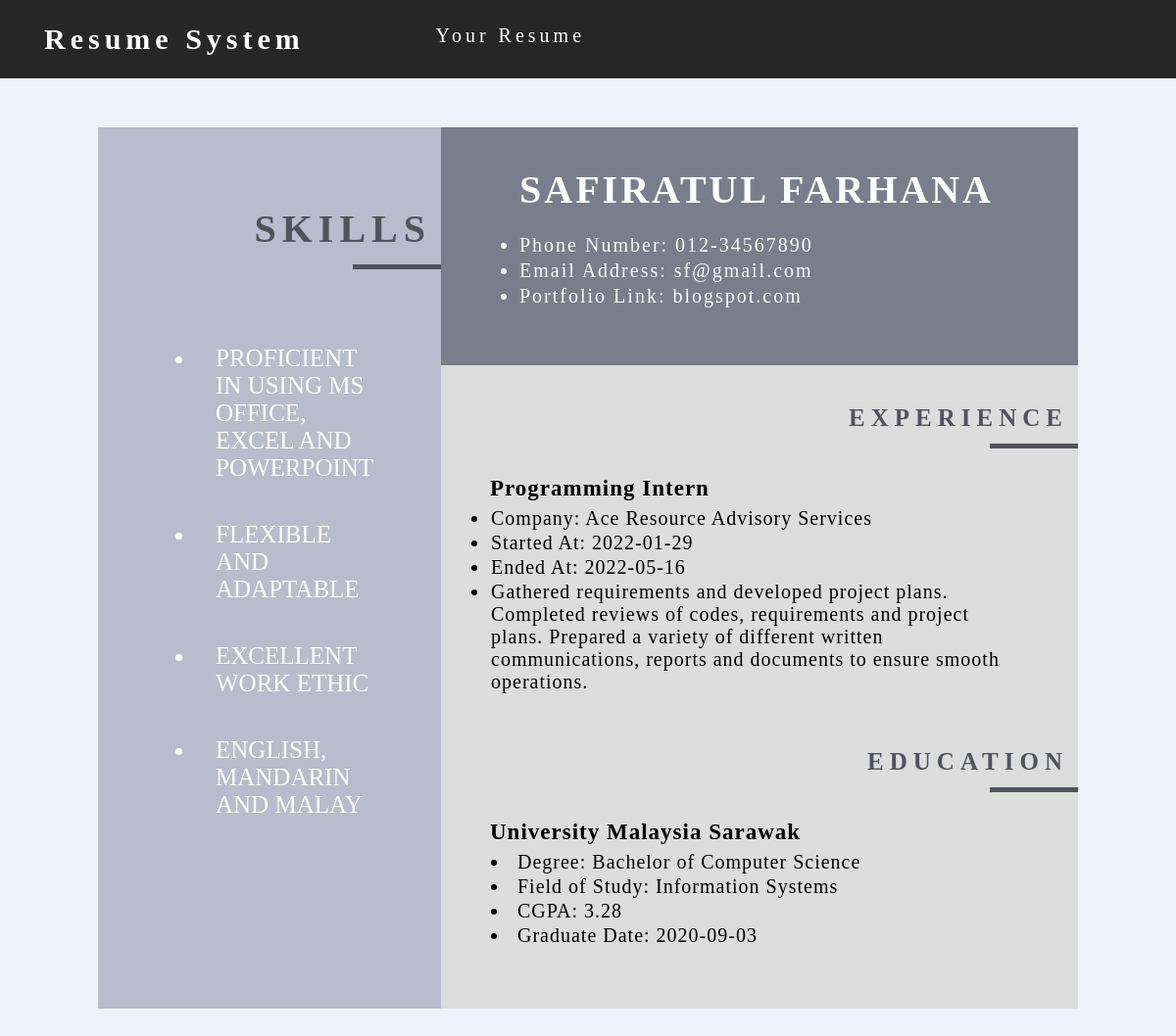
Page /pages/includes/view.php?view=3 on the committed database.
### tables this page shows
CREATE TABLE `resume` (
  `resume_id` int(11) NOT NULL,
  `fname` varchar(256) NOT NULL,
  `lname` varchar(256) NOT NULL,
  `phone` varchar(256) NOT NULL,
  `email` varchar(256) NOT NULL,
  `url` varchar(256) NOT NULL,
  `jobtitle` varchar(256) NOT NULL,
  `com_name` varchar(256) NOT NULL,
  `start_job` varchar(256) NOT NULL,
  `end_job` varchar(256) NOT NULL,
  `descrip` varchar(256) NOT NULL,
  `school` varchar(256) NOT NULL,
  `degree` varchar(256) NOT NULL,
  `field` varchar(256) NOT NULL,
  `cgpa` varchar(11) NOT NULL,
  `enddg` varchar(256) NOT NULL,
  `skill1` varchar(256) NOT NULL,
  `skill2` varchar(256) NOT NULL,
  `skill3` varchar(256) NOT NULL,
  `language` varchar(256) NOT NULL
);

### pages/includes/view.php (the view, shortened to what this page needs)
<!DOCTYPE html>
<html>
<head>
	<link rel="stylesheet" href="https://cdnjs.cloudflare.com/ajax/libs/font-awesome/4.7.0/css/font-awesome.min.css">
	 <link rel="stylesheet" href="style.css">
</head>
<body>
	<header>
	<div class="wrapper">
		<div class="logo">
			<h3>Resume System</h3>
		</div>
		<nav>
                <ul>
                 <li><a href ="../mainpage.php">Your Resume</a></li>
             </ul>
            </nav>
	</div>
	</header>
	<?php
		require "dbh.php";
		$resume_id = $_GET['view'];
		$sql = "SELECT * FROM resume where resume_id = '$resume_id';";
		$result = mysqli_query($conn, $sql);
		$row = mysqli_fetch_assoc($result);
	?>
	<div class="container-res">
		<div class="wrapper-res">
				<div class="left">
					<div class="title" id="skill">
							Skills
					</div>
					<div class="lefttext">
						<ul>
						<?php
							$skill1 = $row['skill1'];
							$skill2 = $row['skill2'];
							$skill3 = $row['skill3'];
							$language = $row['language'];
							echo "<li>".$skill1."</li>";
							echo "<li>".$skill2."</li>";
							echo "<li>".$skill3."</li>";
							echo "<li>".$language."</li>";
						?>
					</ul>
					</div>
				</div>
				<div class="right">
					<div class="top">
						<h2><?php $fname = $row['fname'];
											$lname = $row['lname'];
							echo $fname." ".$lname; ?></h2>
						<div class="pinfo">
							<ul>
							<?php $phone = $row['phone'];
										$email = $row['email'];
										$url = $row['url'];
							echo "<li>Phone Number:  ".$phone."</li>";
							echo "<li>Email Address:  ".$email."</li>";
							echo "<li>Portfolio Link:  ".$url."</li>";
							 ?>
							</ul>
						</div>
						</div>
						<div class="bottom">
								<div class="bottom-title">
									Experience
								</div>
								<div class="bottom-text">
									<ul>
										<?php $jobtitle = $row['jobtitle'];
													$com_name = $row['com_name'];
													$start_job = $row['start_job'];
													$end_job = $row['end_job'];
													$descrip = $row['descrip'];
										echo "<div class=righttitle><b>".$jobtitle."</b></div>";
										echo "<li>Company: ".$com_name."</li>";
										echo "<li>Started At: ".$start_job."</li>";
										echo "<li>Ended At: ".$end_job."</li>";
										echo "<li>".$descrip."</li>";
										?>
										</ul>
								</div>
								<div class="bottom-title">
									Education
								</div>
								<div class="bottom-text">
										<?php $school = $row['school'];
													$degree = $row['degree'];
													$field = $row['field'];
													$cgpa = $row['cgpa'];
													$enddg = $row['enddg'];
										echo "<div class=righttitle><b>".$school."</b></div>";
										echo "<li>Degree: ".$degree."</li>";
										echo "<li>Field of Study: ".$field."</li>";
										echo "<li>CGPA: ".$cgpa."</li>";
										echo "<li>Graduate Date: ".$enddg."</li>";
										?>
								</div>
						</div>
				</div>
			</div>
		</div>
</body>
</html>

### pages/includes/style.css (style rules this page uses)
* { margin: 0; padding: 0; box-sizing: border-box; font-family: Lora; }
body { justify-content: center; align-items: center; background: #EFF2FA; }
header { background: #262626; width: 100%; height: 80px; z-index:12; position:fixed; }
.wrapper { width: 1170px; margin:0 auto; }
.container-res { width: 1000px; padding-top: 130px; margin-left: 70px; margin-bottom: 100px; background-color: #EFF2FA; height: auto; }
.wrapper-res { margin: 0 0 0 30px; width: 100%; max-width: 1000px; height: 900px; background-color: #fff; display: flex; }
.left { width: 35%; height: 100%; background-color: #B9BCCC; }
.title { font-weight: 700; text-transform: uppercase; font-size: 40px; padding-top: 80px; padding-bottom: 10px; letter-spacing: 6px; padding-right: 10px; color: #51535D; position: relative; text-align: right; margin-bottom: 15px; }
.title:before { content: ""; position: absolute; margin-top: 105px; top: 35px; right: 0; width: 90px; height: 5px; background: #51535D; }
.bottom-title { font-size: 25px; padding-top: 40px; padding-bottom: 10px; font-weight: 700; text-transform: uppercase; letter-spacing: 6px; padding-right: 10px; color: #51535D; position: relative; text-align: right; margin-bottom: 5px; }
.bottom-title:before { content: ""; position: absolute; margin-top: 45px; top: 35px; right: 0; width: 90px; height: 5px; background: #51535D; }
.lefttext { padding: 50px 10px 10px 0; margin: 0 30px 0 0; color: #fff; text-transform: uppercase; font-size: 25px; }
.lefttext li { padding: 20px; }
.right { width: 65%; height: 100%; background-color: #fff; }
.righttitle { font-size: 23px; padding-bottom: 5px; }
.top { width: 100%; height: 27%; background-color: #797D8C; padding: 40px 0 10px 60px; color: white; }
.top h2 { padding-left: 20px; font-size: 40px; letter-spacing: 3px; text-transform: uppercase; }
.pinfo { padding-left: 20px; margin-top: 20px; line-height: 26px; font-size: 20px; letter-spacing: 2px; }
.bottom { width: 100%; height: 73%; background-color: #ddd; }
.bottom-text { font-size: 20px; letter-spacing: 1px; padding: 30px 60px 15px 50px; }
.bottom-text li { padding: 1px; }
.logo { width:30%; float:left; line-height:80px; }
.logo h3 { text-decoration: none; padding-left: 30px; font-size:30px; color:#fff; font-family: Ubuntu; letter-spacing: 5px; }
nav { width:65%; margin: auto; padding: 25px 0; display: flex; font-family: Lora; align-items: center; letter-spacing: 4px; font-size: 20px; color: #fff; justify-content: space-between; float: right; }
nav ul li { list-style:none; display: inline-block; margin: 0 20px; position: relative; }
nav ul li a { text-decoration: none; color: #fff; }
nav ul li::after { content: ''; height: 3px; width: 0; background: #fff; position: absolute; left: 0; bottom: -10px; transition: 0.5s; }
.left { padding: 0 0 0 100px; color: #292b2f; }

### rows in the picture
resume: skill1 "PROFICIENT IN USING MS OFFICE, EXCEL AND POWERPOINT", skill2 "FLEXIBLE AND ADAPTABLE", skill3 "EXCELLENT WORK ETHIC", language "ENGLISH, MANDARIN AND MALAY", fname "SAFIRATUL", lname "FARHANA", phone "012-34567890", email "sf@gmail.com", url "blogspot.com", jobtitle "Programming Intern", com_name "Ace Resource Advisory Services", start_job "2022-01-29", end_job "2022-05-16", descrip "Gathered requirements and developed project plans. Completed reviews of codes, requirements and project plans. Prepared a variety of different written communications, reports and documents to ensure smooth operations.", school "University Malaysia Sarawak", degree "Bachelor of Computer Science", field "Information Systems", cgpa "3.28", enddg "2020-09-03"
